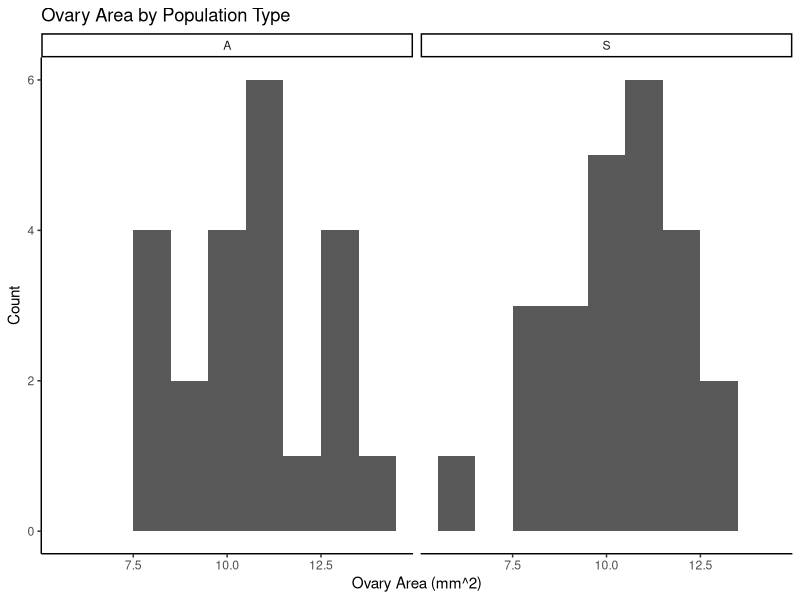

Write R code to recreate this figure.
## ---- chunk 1
knitr::opts_chunk$set(echo = TRUE)
## ---- chunk 2
cc1_data <- read.csv("DATA/A1_Data_Excel.csv")

cc1_data <- cc1_data[1:46, c("X.population_type", "ovary_width", "ovary_height","flower_number")]

cc1_data$ovary_area <- cc1_data$ovary_width * cc1_data$ovary_height

## ---- chunk 3
area_means <- aggregate(cc1_data$ovary_area,list(cc1_data$X.population_type), mean)

## ---- chunk 4
library(knitr)
kable(area_means, caption = "Mean Ovary Area by Population Type")
## ---- chunk 5
library(ggplot2)

ggplot(cc1_data, aes(x=ovary_area)) +
    geom_histogram(binwidth=1) + 
    facet_wrap(.~X.population_type) +
    labs(title = "Ovary Area by Population Type", x ="Ovary Area (mm^2)", y = "Count") +
    theme_classic()
